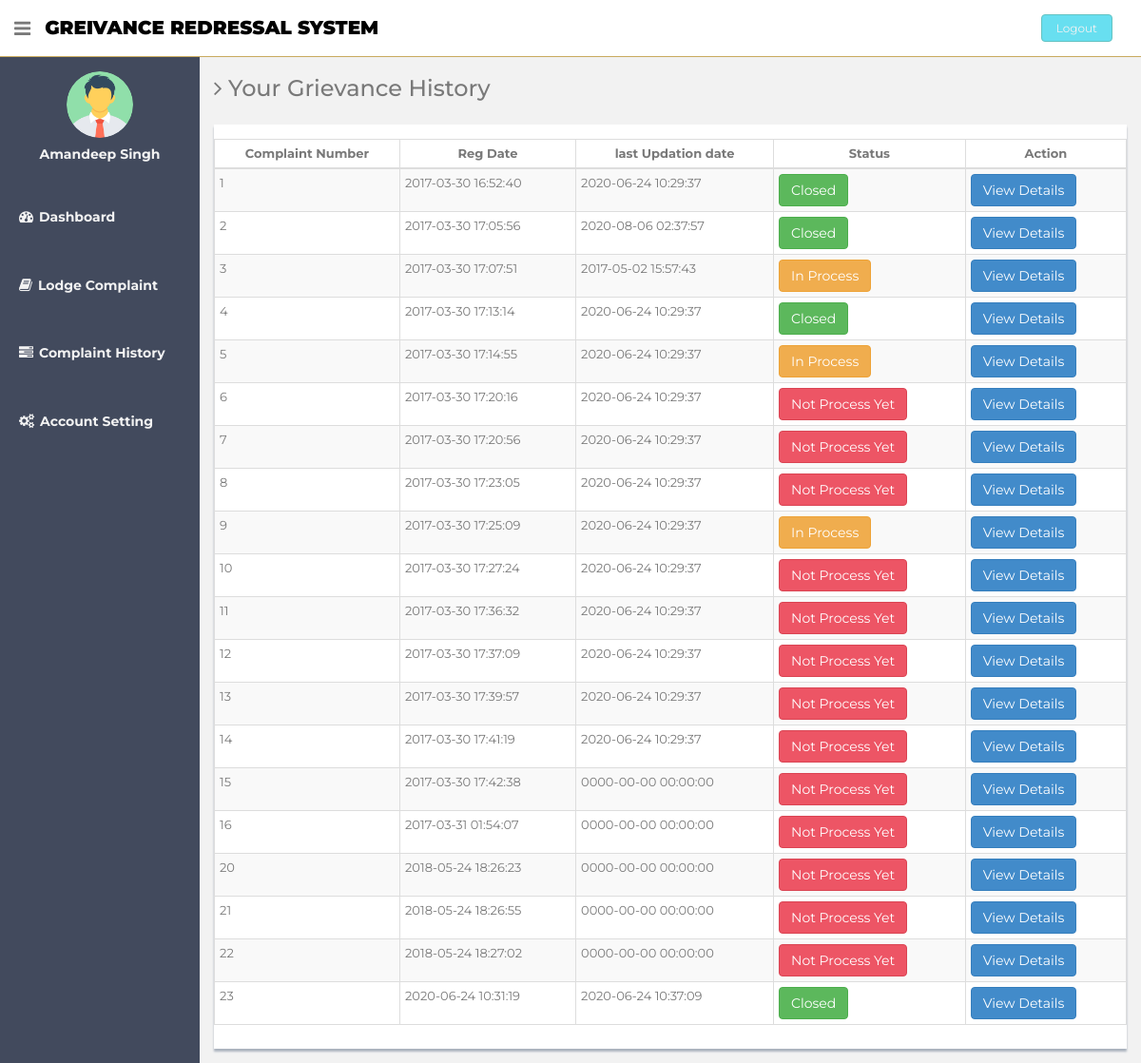
/users/complaint-history.php (signed in), run on the app's committed database.
### tables this page shows
CREATE TABLE `users` (
  `id` int(11) NOT NULL,
  `fullName` varchar(255) DEFAULT NULL,
  `userEmail` varchar(255) DEFAULT NULL,
  `password` varchar(255) DEFAULT NULL,
  `contactNo` bigint(11) DEFAULT NULL,
  `address` tinytext,
  `State` varchar(255) DEFAULT NULL,
  `country` varchar(255) DEFAULT NULL,
  `pincode` int(6) DEFAULT NULL,
  `userImage` varchar(255) DEFAULT NULL,
  `regDate` timestamp NOT NULL DEFAULT CURRENT_TIMESTAMP,
  `updationDate` timestamp NULL DEFAULT '0000-00-00 00:00:00' ON UPDATE CURRENT_TIMESTAMP,
  `status` int(1) DEFAULT NULL
);

CREATE TABLE `tblcomplaints` (
  `complaintNumber` int(11) NOT NULL,
  `userId` int(11) DEFAULT NULL,
  `category` int(11) DEFAULT NULL,
  `subcategory` varchar(255) DEFAULT NULL,
  `complaintType` varchar(255) DEFAULT NULL,
  `state` varchar(255) DEFAULT NULL,
  `noc` varchar(255) DEFAULT NULL,
  `complaintDetails` mediumtext,
  `complaintFile` varchar(255) DEFAULT NULL,
  `regDate` timestamp NULL DEFAULT CURRENT_TIMESTAMP,
  `status` varchar(50) DEFAULT NULL,
  `lastUpdationDate` timestamp NULL DEFAULT NULL ON UPDATE CURRENT_TIMESTAMP
);

### users/complaint-history.php (the view, shortened to what this page needs)
<?php
include('includes/config.php');
if(strlen($_SESSION['login'])==0)
  {
header('location:index.php');
}
else{
?>
<!DOCTYPE html>
<html lang="en">
  <head>
    <link href="assets/css/bootstrap.css" rel="stylesheet">
    <link href="assets/font-awesome/css/font-awesome.css" rel="stylesheet" />
    <link href="assets/css/style.css" rel="stylesheet">
    <link href="assets/css/style-responsive.css" rel="stylesheet">
    <link href="assets/css/table-responsive.css" rel="stylesheet">
  </head>
  <body>
  <section id="container" >
<?php include("includes/header.php");?>
<?php include("includes/sidebar.php");?>
      <section id="main-content">
          <section class="wrapper">
          	<h3><i class="fa fa-angle-right"></i> Your Grievance History</h3>
		  		<div class="row mt">
			  		<div class="col-lg-12">
                      <div class="content-panel">
                          <section id="unseen">
                            <table class="table table-bordered table-striped table-condensed">
                              <thead>
                              <tr style="text-align: center">
                                  <th style="text-align: center">Complaint Number</th>
                                  <th style="text-align: center">Reg Date</th>
                                  <th style="text-align: center">last Updation date</th>
                                  <th style="text-align: center">Status</th>
                                  <th style="text-align: center">Action</th>
                              </tr>
                              </thead>
                              <tbody>
  <?php $query=mysqli_query($con,"select * from tblcomplaints where userId='".$_SESSION['id']."'");
while($row=mysqli_fetch_array($query))
{
  ?>
                              <tr>
                                  <td allign="center"><?php echo htmlentities($row['complaintNumber']);?></td>
                                  <td allign="center"><?php echo htmlentities($row['regDate']);?></td>
                                 <td allign="center"><?php echo  htmlentities($row['lastUpdationDate']);
                                 ?></td>
                                  <td allign="center"><?php
                                    $status=$row['status'];
                                    if($status=="" or $status=="NULL")
                                    { ?>
                                      <button type="button" class="btn btn-theme04">Not Process Yet</button>
                                   <?php }
 if($status=="in process"){ ?>
<button type="button" class="btn btn-warning">In Process</button>
<?php }
if($status=="closed") {
?>
<button type="button" class="btn btn-success">Closed</button>
<?php } ?>
                                   <td allign="center">
                                   <a href="complaint-details.php?cid=<?php echo htmlentities($row['complaintNumber']);?>">
<button type="button" class="btn btn-primary">View Details</button></a>
                                   </td>
                                </tr>
                              <?php } ?>
                              </tbody>
                          </table>
                          </section>
                  </div>
               </div>
		  	</div>
		</section><! --/wrapper -->
      </section>
  </section>
  </body>
</html>
<?php } ?>

### users/includes/sidebar.php (shortened to what this page needs)
<aside>
          <div id="sidebar"  class="nav-collapse ">
              <ul class="sidebar-menu" id="nav-accordion">
                              <?php $query=mysqli_query($con,"select fullName,userImage from users where userEmail='".$_SESSION['login']."'");
 while($row=mysqli_fetch_array($query))
 {
 ?>
                  <p class="centered"><a href="profile.php">
<?php $userphoto=$row['userImage'];
if($userphoto==""):
?>
<img src="userimages/noimage.png"  class="img-circle" width="70" height="70" >
<?php else:?>
  <img src="userimages/<?php echo htmlentities($userphoto);?>" class="img-circle" width="70" height="70">
<?php endif;?>
</a>
</p>
                  <h5 class="centered"><?php echo htmlentities($row['fullName']);?></h5>
                  <?php } ?>
                  <li class="mt">
                      <a href="dashboard.php">
                          <h5><i class="fa fa-dashboard"></i>Dashboard</h5>
                      </a>
                  </li>
                  <li class="sub-menu" style="margin-top:2px;">
                      <a href="register-complaint.php" >
                          <h5><i class="fa fa-book"></i>Lodge Complaint</h5>
                      </a>
                    </li>
                  <li class="sub-menu" style="margin-top:10 px">
                      <a href="complaint-history.php" >
                          <h5><i class="fa fa-tasks"></i>Complaint History</h5>
                      </a>
                  </li>
                  <li class="sub-menu">
                      <a href="javascript:;" >
                          <h5><i class="fa fa-cogs"></i>Account Setting</h5>
                      </a>
                  </li>
              </ul>
          </div>
      </aside>

### users/assets/css/style.css (style rules this page uses)
body { color: #797979; background: #f2f2f2; font-family: 'Ruda', sans-serif; padding: 0px !important; margin: 0px !important; font-size:13px; }
ul li { list-style: none; }
a, a:hover, a:focus { text-decoration: none; outline: none; }
#container { width: 100%; height: 100%; }
.btn-theme04 { color: #fff; background-color: #ed5565; border-color: #da4453; }
.centered { text-align: center; }
.mt { margin-top: 25px; }
#sidebar { width: 210px; height: 100%; position: fixed; background: #424a5d; }
#sidebar h5 { color: #f2f2f2; font-weight: 700; }
#sidebar ul li { position: relative; }
ul.sidebar-menu , ul.sidebar-menu li ul.sub { margin: -2px 0 0; padding: 0; }
ul.sidebar-menu { margin-top: 75px; }
ul.sidebar-menu li { margin-bottom: 5px; margin-left:10px; margin-right:10px; }
ul.sidebar-menu li.sub-menu { line-height: 15px; }
ul.sidebar-menu li a { color: #aeb2b7; text-decoration: none; display: block; padding: 15px 0 15px 10px; font-size: 12px; outline: none; -webkit-transition: all 0.3s ease; -moz-transition: all 0.3s ease; -o-transition: all 0.3s ease; -ms-transition: all 0.3s ease; transition: all 0.3s ease; }
ul.sidebar-menu li a i { font-size: 15px; padding-right: 6px; }
#main-content { margin-left: 210px; }
.wrapper { display: inline-block; margin-top: 60px; padding-left: 15px; padding-right: 15px; padding-bottom: 15px; padding-top: 0px; width: 100%; }
.content-panel { background: #ffffff; box-shadow: 0px 3px 2px #aab2bd; padding-top: 15px; padding-bottom: 5px; }

### users/complaint-history.php (style rules this page uses)
body { font-family: 'Grandstander', cursive; font-family: 'Montserrat', sans-serif; }

### data on the page
users: userImage (picture), fullName "Amandeep Singh"
tblcomplaints: complaintNumber "1", regDate "2017-03-30 16:52:40", lastUpdationDate "2020-06-24 10:29:37", status "Closed"
tblcomplaints: complaintNumber "2", regDate "2017-03-30 17:05:56", lastUpdationDate "2020-08-06 02:37:57", status "Closed"
tblcomplaints: complaintNumber "3", regDate "2017-03-30 17:07:51", lastUpdationDate "2017-05-02 15:57:43", status "In Process"
tblcomplaints: complaintNumber "4", regDate "2017-03-30 17:13:14", lastUpdationDate "2020-06-24 10:29:37", status "Closed"
tblcomplaints: complaintNumber "5", regDate "2017-03-30 17:14:55", lastUpdationDate "2020-06-24 10:29:37", status "In Process"
tblcomplaints: complaintNumber "6", regDate "2017-03-30 17:20:16", lastUpdationDate "2020-06-24 10:29:37", shows "Not Process Yet"
tblcomplaints: complaintNumber "7", regDate "2017-03-30 17:20:56", lastUpdationDate "2020-06-24 10:29:37", shows "Not Process Yet"
tblcomplaints: complaintNumber "8", regDate "2017-03-30 17:23:05", lastUpdationDate "2020-06-24 10:29:37", shows "Not Process Yet"
tblcomplaints: complaintNumber "9", regDate "2017-03-30 17:25:09", lastUpdationDate "2020-06-24 10:29:37", status "In Process"
tblcomplaints: complaintNumber "10", regDate "2017-03-30 17:27:24", lastUpdationDate "2020-06-24 10:29:37", shows "Not Process Yet"
tblcomplaints: complaintNumber "11", regDate "2017-03-30 17:36:32", lastUpdationDate "2020-06-24 10:29:37", shows "Not Process Yet"
tblcomplaints: complaintNumber "12", regDate "2017-03-30 17:37:09", lastUpdationDate "2020-06-24 10:29:37", shows "Not Process Yet"
tblcomplaints: complaintNumber "13", regDate "2017-03-30 17:39:57", lastUpdationDate "2020-06-24 10:29:37", shows "Not Process Yet"
tblcomplaints: complaintNumber "14", regDate "2017-03-30 17:41:19", lastUpdationDate "2020-06-24 10:29:37", shows "Not Process Yet"
tblcomplaints: complaintNumber "15", regDate "2017-03-30 17:42:38", lastUpdationDate "0000-00-00 00:00:00", shows "Not Process Yet"
tblcomplaints: complaintNumber "16", regDate "2017-03-31 01:54:07", lastUpdationDate "0000-00-00 00:00:00", shows "Not Process Yet"
tblcomplaints: complaintNumber "20", regDate "2018-05-24 18:26:23", lastUpdationDate "0000-00-00 00:00:00", shows "Not Process Yet"
tblcomplaints: complaintNumber "21", regDate "2018-05-24 18:26:55", lastUpdationDate "0000-00-00 00:00:00", shows "Not Process Yet"
tblcomplaints: complaintNumber "22", regDate "2018-05-24 18:27:02", lastUpdationDate "0000-00-00 00:00:00", shows "Not Process Yet"
tblcomplaints: complaintNumber "23", regDate "2020-06-24 10:31:19", lastUpdationDate "2020-06-24 10:37:09", status "Closed"
